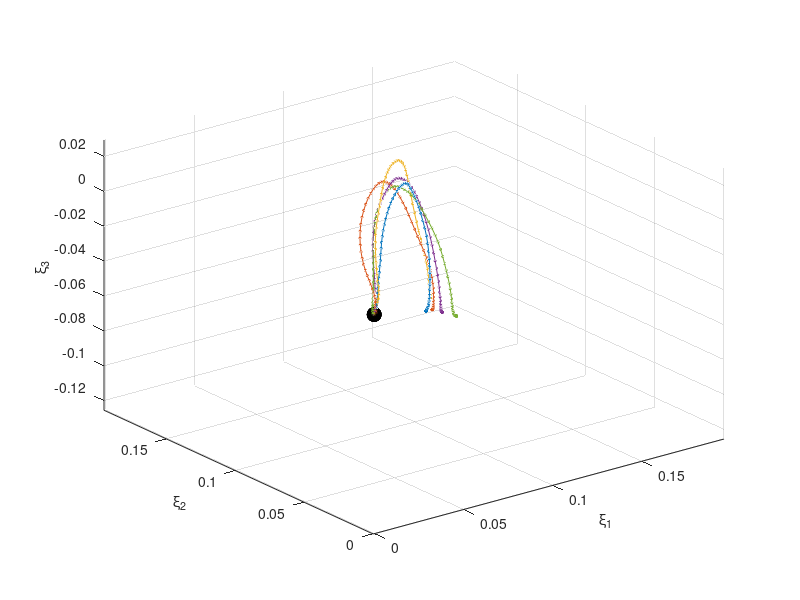

Source code (MATLAB): (Note: this script raises an error after producing the figure.)
%% Testing EE Dynamics Learning Algorithms
clear all
close all
clc
%% Load Example 3D data set (positions/axis-angle)
load('./data/trajectories/example_3d.mat')

%% Convert to Trajectories to "learning-friendly" structure
pdata   = [];               % Position data
idx_r = sort(1:5,'descend');

% close all
figure('Color',[1 1 1])
for ii=1:5
    clear idx
    idx =  [1 + (5 -idx_r(ii))*length(Data)/5, length(Data) - (5-ii)*length(Data)/5];
    
    clear x
    clear o
    x = Data(1:3,idx(1):idx(2));        
    xtarget = x(:,end);
    x = x - repmat(xtarget,1,size(x,2)); % Substracting the last value from all elements of x
                                          % Now the values in x should decrease nicely to zero. Note that SEDS will
                                          % add a (0, 0, 0) to the end of each demonstration (which corresponds to
                                          % zero velocity at the end of each demo), but if it doesn't decrease nicely
                                          % it will affect the dynamics by being a too sudden change. Can cause
                                          % overshooting the attractor. It happens frequently in learning from
                                          % segmented data if not every part of the demonstration ended with zero
                                          % velocity.

    pdata{ii} = x;
   
    
    % Plot demonstration data - 3D Position    
    plot3(x(1,:),x(2,:),x(3,:),'-*', 'MarkerSize',2); hold on;
    xlabel('\xi_1')
    ylabel('\xi_2')
    zlabel('\xi_3')
    grid on; 
    axis tight;
    plot3(x(1,end),x(2,end),x(3,end), 'ok','MarkerSize',10, 'MarkerFaceColor','k'); hold on
end

%% Pre-processing for x_dot = fx(x) learning, i.e. position dynamics
dt = 0.1; %The time step of the demonstrations
tol_cutting = 0.0001; % A threshold on velocity that will be used for trimming demos
[x0 , xT, Data, index] = preprocess_demos(pdata,dt,tol_cutting); %preprocessing datas

%% Find Best Range of K to learn Position Dynamics with GMM
% Training parameters
K_range = [1:10]; %Number of Gaussian functions
GMM_BIC = zeros(1,length(K_range));
GMM_AIC = zeros(1,length(K_range));
GMM_LL  = zeros(1,length(K_range));

% Training of GMM by EM algorithm, initialized by k-means clustering.
for k=1:length(K_range)
    [Priors, Mu, Sigma] = EM_init_kmeans(Data, K_range(k),[]);
    [Priors, Mu, Sigma] = EM(Data, Priors, Mu, Sigma);    
    GMM_BIC(1,k) = gmm_bic(Data,ones(1,length(Data)),Priors,Mu,Sigma,'full');
    GMM_AIC(1,k) = gmm_aic(Data,ones(1,length(Data)),Priors,Mu,Sigma,'full');
    GMM_LL(1,k)  = LogLikelihood_gmm(Data,Priors,Mu,Sigma,[]);
end

%% Plot Results
figure('Color', [1 1 1])
subplot(1,2,1)
plot( K_range, GMM_BIC, '-*', 'Color', [rand rand rand]); hold on;
plot( K_range, GMM_AIC,'-*', 'Color', [rand rand rand]); hold on;
xlabel('K Gaussian Components')
legend('BIC', 'AIC')
title('Model Selection Criteria')
grid on;
axis square;

subplot(1,2,2)
plot( K_range, GMM_LL, '-*', 'Color', [rand rand rand]);
xlabel('K Gaussian Components')
legend('LogLik')
title('Model Likelihood')
grid on;
axis square;

%% %%%%%%%%%%%%%%%%%%%%%%%%%%%%%%%%%%%%%%%%%%%%%%%%%%%%%%%%%%%%%%%%%%%%%%%%%%%%%%%
% Now that you found the best model you can learn a GMM representation or SEDS
%%%%%%%%%%%%%%%%%%%%%%%%%%%%%%%%%%%%%%%%%%%%%%%%%%%%%%%%%%%%%%%%%%%%%%%%%%%%%%%%%%
%% %%%%%% GMM learning algorithm

% Chosen K
K = 5;

% Learn Joint Distribution
fprintf('Estimating Paramaters of GMM learned through EM with %d Gaussian functions.\n', K);
tic;
[Priors_0, Mu_0, Sigma_0] = EM_init_kmeans(Data, K, []);
[Priors, Mu, Sigma] = EM(Data, Priors_0, Mu_0, Sigma_0);
toc;

pos_dyn_gmm.Priors = Priors;
pos_dyn_gmm.Mu     = Mu;
pos_dyn_gmm.Sigma  = Sigma;

%% %%%%%% SEDS learning algorithm
% A set of options that will be passed to the solver. Please type 
% 'doc preprocess_demos' in the MATLAB command window to get detailed
% information about other possible options.
clear options
options.tol_mat_bias = 10^-6; % A very small positive scalar to avoid
                              % instabilities in Gaussian kernel [default: 10^-15]
                              
options.display = 1;          % An option to control whether the algorithm
                              % displays the output of each iterations [default: true]
                              
options.tol_stopping=10^-10;  % A small positive scalar defining the stoppping
                              % tolerance for the optimization solver [default: 10^-10]

options.max_iter = 500;       % Maximum number of iteration for the solver [default: i_max=1000]

options.objective = 'mse';    % 'likelihood': use likelihood as criterion to
                              % optimize parameters of GMM
                              % 'mse': use mean square error as criterion to
                              % optimize parameters of GMM
                              % 'direction': minimize the angle between the
                              % estimations and demonstrations (the velocity part)
                              % to optimize parameters of GMM                              
                              % [default: 'mse']
% options.cons_penalty    = 1e2; % penalty for not going straight to the attractor. 
                                % Increase to obtain a more straight line 
K = 5;
fprintf('Estimating Paramaters of GMM learned through SEDS with %d Gaussian functions.\n', K);
tic;
[Priors_0, Mu_0, Sigma_0] = initialize_SEDS(Data,K); %finding an initial guess for GMM's parameter
[Priors Mu Sigma]=SEDS_Solver(Priors_0,Mu_0,Sigma_0,Data,options); %running SEDS optimization solver
toc;

pos_dyn_seds.Priors = Priors;
pos_dyn_seds.Mu     = Mu;
pos_dyn_seds.Sigma  = Sigma;

%% Let's See! Run Simulation for GMM Dynamics
Priors     = pos_dyn_gmm.Priors;
Mu         = pos_dyn_gmm.Mu;
Sigma      = pos_dyn_gmm.Sigma;
titlename  = 'Simulation of Translational ($\dot{\xi}=\hat{f_x}(\xi_x)$) Dynamics learned via EM';
noise      = 0;

%% Let's See! Run Simulation for SEDS Dynamics

Priors     = pos_dyn_seds.Priors;
Mu         = pos_dyn_seds.Mu;
Sigma      = pos_dyn_seds.Sigma;
titlename  = 'Simulation of Translational ($\dot{\xi}=\hat{f_x}(\xi_x)$) Dynamics learned via SEDS';
noise      = 0;

%% Run Sim
opt_sim.dt = 0.1;
opt_sim.i_max = 3000;
opt_sim.tol = 0.0005;
d = size(Data,1)/2; %dimension of data

x0_all = Data(1:d,index(1:end-1)); %finding initial points of all demonstrations

if noise
x0_all = x0_all + randn(3,5)/70; %finding initial points of all demonstrations
end

fn_handle = @(x) GMR(Priors,Mu,Sigma,x,1:d,d+1:2*d);
[x xd]=Simulation(x0_all,[],fn_handle,opt_sim); %running the simulator
hold on;
for ii=1:(length(index)-1)   
    plot3(Data(1,index(ii):index(ii+1)-1),Data(1,index(ii):index(ii+1)-1),Data(3,index(ii):index(ii+1)-1),'ob', 'MarkerSize',2); hold on;
end
view([150 11]);  
title(titlename, 'interpreter','latex')

figure('Color',[1 1 1]);
plot3(xd(1,:),xd(2,:),xd(3,:),'LineWidth',1.5); hold on; 
plot3(Data(4,:),Data(5,:),Data(6,:),'-*r', 'MarkerSize',1);
grid on;
view([150 11]);  
xlabel('$\dot{\xi_1^x}$', 'interpreter','latex')
xlabel('$\dot{\xi_2^x}$', 'interpreter','latex')
title('$\dot{\xi_3^x}$ profiles' , 'interpreter','latex')

%% Plot Learned GMM on simulation
% Plot variable interactions
figure('Color',[1 1 1], 'name', 'Learned Joint Distributions on Data')
subplot(3,2,1)
plotGMM(Mu(1:2,:), Sigma(1:2,1:2,:), [0.6 1.0 0.6], 1,[0.6 1.0 0.6]);
plot(Data(1,:),Data(2,:),'*r','MarkerSize',2); hold on;
grid on; 
xlabel('$\xi_x^1$','interpreter','latex')
ylabel('$\xi_x^2$','interpreter','latex')

subplot(3,2,3)
plotGMM(Mu([1 3],:), Sigma([1 3],[1 3],:), [0.6 1.0 0.6], 1,[0.6 1.0 0.6]);
plot(Data(1,:),Data(3,:),'*g','MarkerSize',2); hold on;
grid on; 
xlabel('$\xi_x^1$','interpreter','latex')
ylabel('$\xi_x^3$','interpreter','latex')

subplot(3,2,5)
plotGMM(Mu([2 3],:), Sigma([2 3],[2 3],:), [0.6 1.0 0.6], 1,[0.6 1.0 0.6]);
plot(Data(2,:),Data(3,:),'*b','MarkerSize',2); hold on;
grid on; 
xlabel('$\xi_x^2$','interpreter','latex')
ylabel('$\xi_x^3$','interpreter','latex')

subplot(3,2,2)
plotGMM(Mu([1 4],:), Sigma([1 4],[1 4],:), [0.6 1.0 0.6], 1,[0.6 1.0 0.6]);
plot(Data(1,:),Data(4,:),'*r','MarkerSize',2); hold on;
grid on; 
xlabel('$\xi_x^1$','interpreter','latex')
ylabel('$\dot{\xi}_x^1$','interpreter','latex')

subplot(3,2,4)
plotGMM(Mu([2 5],:), Sigma([2 5],[2 5],:), [0.6 1.0 0.6], 1,[0.6 1.0 0.6]);
plot(Data(2,:),Data(5,:),'*g','MarkerSize',2); hold on;
grid on; 
xlabel('$\xi_x^2$','interpreter','latex')
ylabel('$\dot{\xi}_x^2$','interpreter','latex')

subplot(3,2,6)
plotGMM(Mu([3 6],:), Sigma([3 6],[3 6],:), [0.6 1.0 0.6], 1,[0.6 1.0 0.6]);
plot(Data(3,:),Data(6,:),'*b','MarkerSize',2); hold on;
grid on; 
xlabel('$\xi_x^3$','interpreter','latex')
ylabel('$\dot{\xi}_x^3$','interpreter','latex')

suptitle('Learned Joint Distributions on Input/Output Data')

